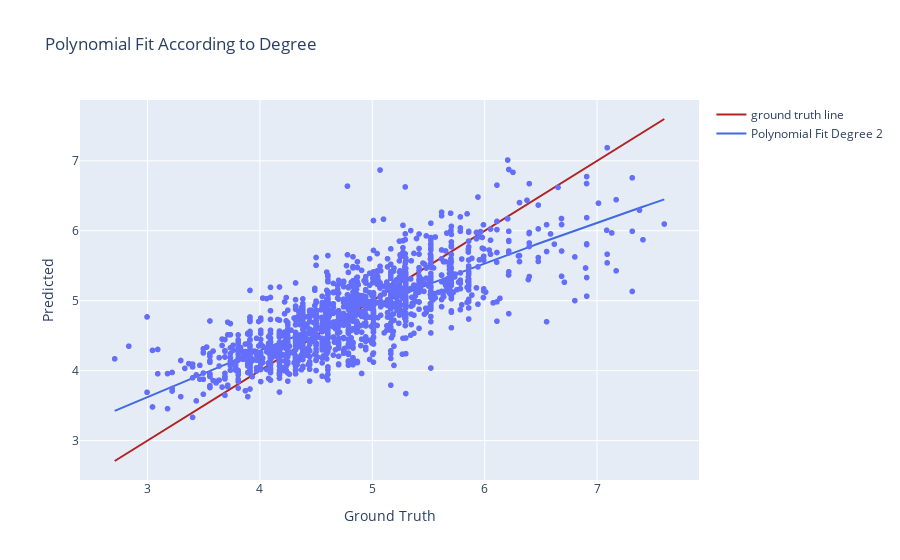

The notebook cell this image was saved under:
### Code cell
plot_graphs(y_test, y_pred, degree, save = True)

### Figure 1 — Plotly figure (JSON) as saved in the notebook; plotly's stock layout.template omitted (floating-point values rounded to 4 significant figures; data arrays with more than 128 entries replaced by an {"elided": "..."} marker saying what was removed)
{"data": [{"hovertemplate": "ground truth=%{x}<br>Predicted=%{y}<extra></extra>", "legendgroup": "", "marker": {"color": "#636efa", "symbol": "circle"}, "mode": "markers", "name": "", "showlegend": false, "type": "scattergl", "x": {"elided": "1478 float values"}, "xaxis": "x", "y": {"elided": "1478 float values"}, "yaxis": "y"}, {"line": {"color": "firebrick", "width": 2}, "mode": "lines", "name": "ground truth line", "type": "scatter", "x": {"elided": "1478 float values"}, "y": {"elided": "1478 float values"}}, {"line": {"color": "royalblue", "width": 2}, "mode": "lines", "name": "Polynomial Fit Degree 2", "type": "scatter", "x": [2.708, 2.757, 2.807, 2.856, 2.906, 2.955, 3.004, 3.054, 3.103, 3.153, 3.202, 3.251, 3.301, 3.35, 3.4, 3.449, 3.498, 3.548, 3.597, 3.647, 3.696, 3.745, 3.795, 3.844, 3.894, 3.943, 3.992, 4.042, 4.091, 4.141, 4.19, 4.239, 4.289, 4.338, 4.388, 4.437, 4.486, 4.536, 4.585, 4.635, 4.684, 4.733, 4.783, 4.832, 4.882, 4.931, 4.98, 5.03, 5.079, 5.129, 5.178, 5.227, 5.277, 5.326, 5.376, 5.425, 5.474, 5.524, 5.573, 5.623, 5.672, 5.721, 5.771, 5.82, 5.869, 5.919, 5.968, 6.018, 6.067, 6.116, 6.166, 6.215, 6.265, 6.314, 6.363, 6.413, 6.462, 6.512, 6.561, 6.61, 6.66, 6.709, 6.759, 6.808, 6.857, 6.907, 6.956, 7.006, 7.055, 7.104, 7.154, 7.203, 7.253, 7.302, 7.351, 7.401, 7.45, 7.5, 7.549, 7.598], "y": [3.424, 3.458, 3.492, 3.525, 3.559, 3.593, 3.626, 3.66, 3.693, 3.727, 3.76, 3.793, 3.827, 3.86, 3.893, 3.926, 3.959, 3.992, 4.024, 4.057, 4.09, 4.122, 4.155, 4.187, 4.219, 4.252, 4.284, 4.316, 4.348, 4.38, 4.412, 4.444, 4.476, 4.508, 4.539, 4.571, 4.602, 4.634, 4.665, 4.697, 4.728, 4.759, 4.79, 4.821, 4.852, 4.883, 4.914, 4.945, 4.975, 5.006, 5.036, 5.067, 5.097, 5.128, 5.158, 5.188, 5.218, 5.248, 5.278, 5.308, 5.338, 5.368, 5.398, 5.427, 5.457, 5.486, 5.516, 5.545, 5.575, 5.604, 5.633, 5.662, 5.691, 5.72, 5.749, 5.778, 5.807, 5.835, 5.864, 5.892, 5.921, 5.949, 5.978, 6.006, 6.034, 6.062, 6.09, 6.118, 6.146, 6.174, 6.202, 6.229, 6.257, 6.285, 6.312, 6.34, 6.367, 6.394, 6.421, 6.449]}], "layout": {"legend": {"tracegroupgap": 0}, "title": {"text": "Polynomial Fit According to Degree"}, "xaxis": {"anchor": "y", "domain": [0, 1], "title": {"text": "Ground Truth"}}, "yaxis": {"anchor": "x", "domain": [0, 1], "title": {"text": "Predicted"}}}}
